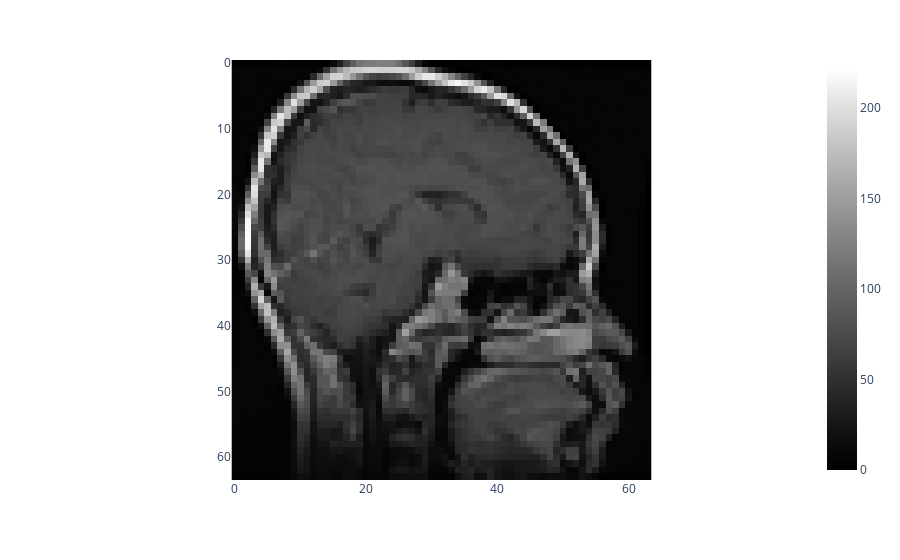

This figure's notebook cell:
### Markdown cell above
### Exploring the Data

### Code cell
# Display a couple random samples (re-run to load a new image)
train_dataframe, test_dataframe = load_dataset_dataframes()
random_image_path = np.random.choice(test_dataframe['file_path'])
random_image = load_image(random_image_path)
display(random_image_path)
px.imshow(random_image, color_continuous_scale='gray').show()

### Figure 1 — Plotly figure (JSON) as saved in the notebook; plotly's stock layout.template omitted (floating-point values rounded to 4 significant figures; data arrays with more than 128 entries replaced by an {"elided": "..."} marker saying what was removed)
{"data": [{"coloraxis": "coloraxis", "hovertemplate": "x: %{x}<br>y: %{y}<br>color: %{z}<extra></extra>", "name": "0", "type": "heatmap", "xaxis": "x", "yaxis": "y", "z": {"elided": "64x64 float values"}}], "layout": {"coloraxis": {"colorscale": [[0, "rgb(0, 0, 0)"], [0.09091, "rgb(16, 16, 16)"], [0.1818, "rgb(38, 38, 38)"], [0.2727, "rgb(59, 59, 59)"], [0.3636, "rgb(81, 80, 80)"], [0.4545, "rgb(102, 101, 101)"], [0.5455, "rgb(124, 123, 122)"], [0.6364, "rgb(146, 146, 145)"], [0.7273, "rgb(171, 171, 170)"], [0.8182, "rgb(197, 197, 195)"], [0.9091, "rgb(224, 224, 223)"], [1, "rgb(254, 254, 253)"]]}, "margin": {"t": 60}, "xaxis": {"anchor": "y", "constrain": "domain", "domain": [0, 1], "scaleanchor": "y"}, "yaxis": {"anchor": "x", "autorange": "reversed", "constrain": "domain", "domain": [0, 1]}}}
